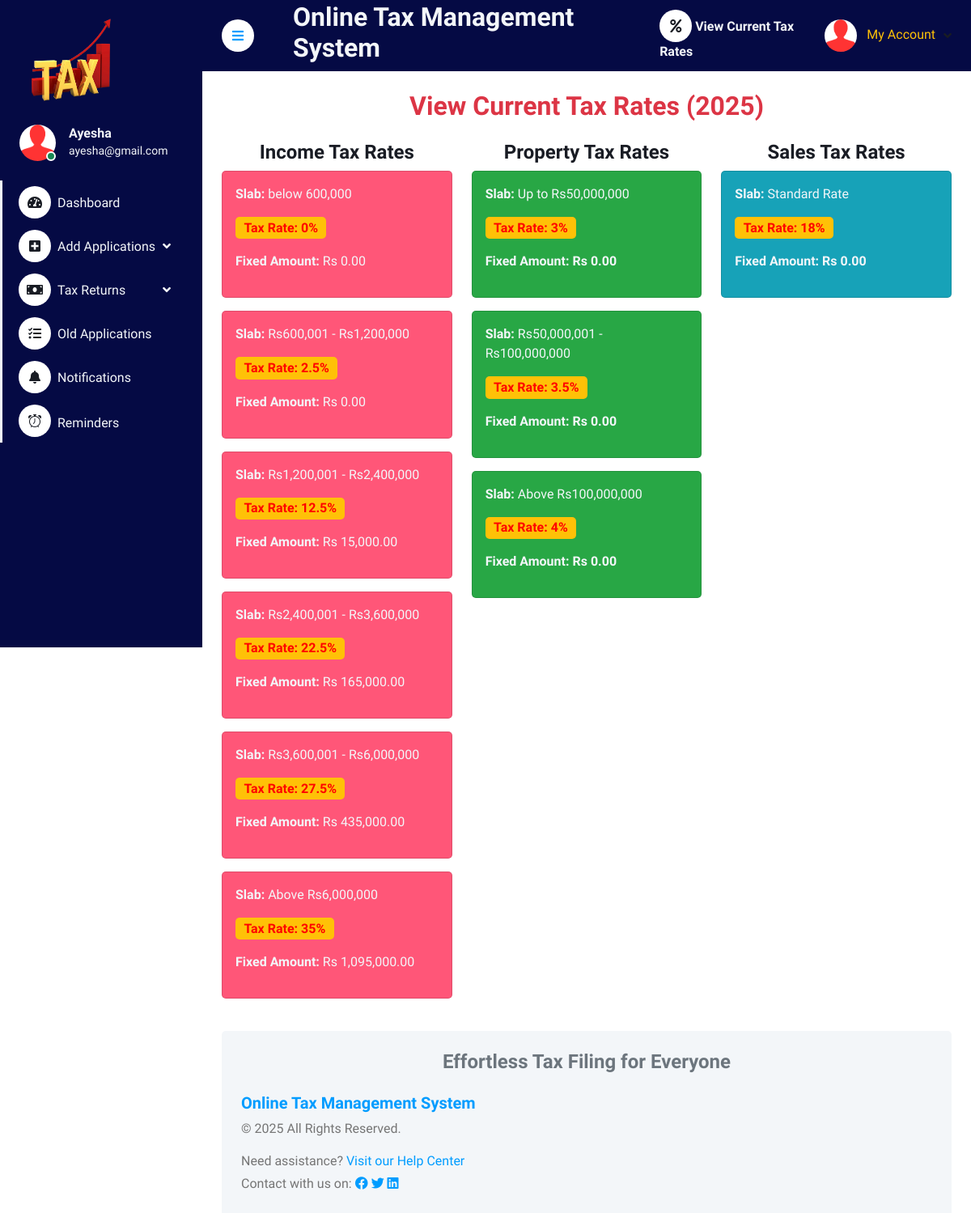
/user/view_rates.php (signed in), run on the app's committed database.
### tables this page shows
CREATE TABLE `tbluser` (
  `ID` int(5) NOT NULL,
  `FullName` varchar(250) DEFAULT NULL,
  `MobileNumber` bigint(10) DEFAULT NULL,
  `Email` varchar(250) DEFAULT NULL,
  `Password` varchar(250) DEFAULT NULL,
  `RegDate` timestamp NULL DEFAULT current_timestamp()
);

CREATE TABLE `tbltaxrates` (
  `id` int(11) NOT NULL,
  `tax_category` varchar(50) NOT NULL,
  `slab_description` varchar(255) NOT NULL,
  `rate` decimal(5,3) NOT NULL,
  `fixed_amount` decimal(15,2) DEFAULT 0.00,
  `AdminID` int(11) DEFAULT NULL
);

### user/view_rates.php (the view, shortened to what this page needs)
<?php
include('includes/dbconnection.php');
?>
<!DOCTYPE html>
<html lang="en">
<head>
    <link href="https://cdnjs.cloudflare.com/ajax/libs/font-awesome/5.10.0/css/all.min.css" rel="stylesheet">
    <link href="https://cdn.jsdelivr.net/npm/bootstrap-icons@1.4.1/font/bootstrap-icons.css" rel="stylesheet">
    <link href="css/bootstrap.min.css" rel="stylesheet">
    <link href="css/style.css" rel="stylesheet">
</head>
<body>
    <div class="container-fluid position-relative bg-white d-flex p-0">
        <?php include_once('includes/sidebar.php'); ?>
        <div class="content">
            <?php include_once('includes/header.php'); ?>
            <div class="container-fluid pt-4 px-4">
                <h2 class="text-center text-danger mb-4">View Current Tax Rates (<?php echo date("Y"); ?>)</h2>
                <div class="row">
                    <div class="col-md-4">
                        <h4 class="text-center">Income Tax Rates</h4>
                        <?php
                        $stmt = $dbh->prepare("SELECT * FROM tbltaxrates WHERE tax_category = 'Income Tax'");
                        $stmt->execute();
                        while ($row = $stmt->fetch(PDO::FETCH_ASSOC)) {
                            echo "<div class='card bg-primary mb-3 text-light'>
                                    <div class='card-body'>
                                        <p><strong>Slab:</strong> {$row['slab_description']}</p>
                                        <p class='rate-text badge bg-warning'><strong>Tax Rate: " . ($row['rate'] * 100) . "%</strong></p>
                                        <p><strong>Fixed Amount:</strong> Rs " . number_format($row['fixed_amount'], 2) . "</p>
                                    </div>
                                  </div>";
                        }
                        ?>
                    </div>
                    <div class="col-md-4">
                        <h4 class="text-center">Property Tax Rates</h4>
                        <?php
                        $stmt = $dbh->prepare("SELECT * FROM tbltaxrates WHERE tax_category = 'Property Tax'");
                        $stmt->execute();
                        while ($row = $stmt->fetch(PDO::FETCH_ASSOC)) {
                            echo "<div class='card bg-success mb-3 text-light'>
                                    <div class='card-body'>
                                        <p><strong>Slab:</strong> {$row['slab_description']}</p>
                                        <p class='rate-text badge bg-warning'><strong>Tax Rate:</strong> " . ($row['rate'] * 100) . "%</p>
                                        <p><strong>Fixed Amount: Rs " . number_format($row['fixed_amount'], 2) . "</strong></p>
                                    </div>
                                  </div>";
                        }
                        ?>
                    </div>
                    <div class="col-md-4">
                        <h4 class="text-center">Sales Tax Rates</h4>
                        <?php
                        $stmt = $dbh->prepare("SELECT * FROM tbltaxrates WHERE tax_category = 'Sales Tax'");
                        $stmt->execute();
                        while ($row = $stmt->fetch(PDO::FETCH_ASSOC)) {
                            echo "<div class='card bg-info mb-3 text-light'>
                                    <div class='card-body'>
                                        <p><strong>Slab:</strong> {$row['slab_description']}</p>
                                        <p class='rate-text badge bg-warning'><strong>Tax Rate:</strong> " . ($row['rate'] * 100) . "%</p>
                                        <p><strong>Fixed Amount: Rs " . number_format($row['fixed_amount'], 2) . "</strong></p>
                                    </div>
                                  </div>";
                        }
                        ?>
                    </div>
                </div>
            </div>
            <?php include_once('includes/footer.php'); ?>
        </div>
    </div>
</body>
</html>

### user/includes/sidebar.php (shortened to what this page needs)
<div class="sidebar pe-4 pb-3" style="background-color: #050A44;">
    <nav class="navbar bg-transparent navbar-light">
        <a href="dashboard.php" class="navbar-brand mx-4 mb-3">
            <img src="../assets/img/logo1.png" alt="Logo" style="height: 120px; width: 130px;">
        </a>
        <div class="d-flex align-items-center ms-4 mb-4">
            <div class="position-relative">
                <img class="rounded-circle" src="img/user.jpg" alt="User" style="width: 45px; height: 45px;">
                <div class="bg-success rounded-circle border border-2 border-white position-absolute end-0 bottom-0 p-1"></div>
            </div>
            <div class="ms-3 text-light">
                <?php
                $uid=$_SESSION['ocasuid'];
                $sql="SELECT * FROM tbluser WHERE ID=:uid";
                $query = $dbh->prepare($sql);
                $query->bindParam(':uid', $uid, PDO::PARAM_STR);
                $query->execute();
                $results=$query->fetchAll(PDO::FETCH_OBJ);
                if ($query->rowCount() > 0) {
                    foreach ($results as $row) {
                ?>
                <h6 class="mb-0 text-light"><?php echo $row->FullName; ?></h6>
                <small><?php echo $row->Email; ?></small>
                <?php }} ?>
            </div>
        </div>
        <div class="navbar-nav w-100 text-light">
            <a href="dashboard.php" class="nav-item nav-link text-light"><i class="fa fa-tachometer-alt me-2 text-dark"></i>Dashboard</a>
            <div class="nav-item dropdown">
                <a href="#" class="nav-link dropdown-toggle text-light" data-bs-toggle="dropdown"><i class="fas fa-plus-square me-2 text-dark"></i>Add Applications</a>
            </div>
            <div class="nav-item dropdown">
                <a href="#" class="nav-link dropdown-toggle text-light" data-bs-toggle="dropdown"><i class="fa fa-money-bill me-2 text-dark"></i>Tax Returns</a>
            </div>
            <div class="nav-item dropdown">
                <a href="manageincometax.php" class="nav-link text-light"><i class="fas fa-tasks me-2 text-dark"></i>Old Applications</a>
            </div>
            <div class="nav-item">
                <a href="viewnotifications.php" class="nav-item nav-link text-light"><i class="fas fa-bell me-2 text-dark"></i>Notifications</a>
            </div>
            <div class="nav-item">
                <a href="view_Alerts.php" class="nav-item nav-link text-light"><i class="bi bi-alarm me-2 text-dark"></i>Reminders</a>
            </div>
        </div>
    </nav>
</div>

### user/includes/header.php (shortened to what this page needs)
<nav class="navbar navbar-expand sticky-top px-4 py-0" style="background-color: #050A44">
    <a href="#" class="sidebar-toggler flex-shrink-0 me-4">
        <i class="fa fa-bars"></i>
    </a>
    <h2 class="text-light ms-4">Online Tax Management System</h2>
    <div class="navbar-nav align-items-center ms-auto">
        <div class="nav-item">
            <a href="view_rates.php" class="nav-link fw-bold text-light"><i class="fas fa-percent text-dark"></i>
            View Current Tax Rates
            </a>
        </div>
        <div class="nav-item dropdown">
            <a href="#" class="nav-link dropdown-toggle" data-bs-toggle="dropdown">
                <img class="rounded-circle me-lg-2" src="img/user.jpg" alt="" style="width: 40px; height: 40px;">
                <?php
                $uid = $_SESSION['ocasuid'];
                $sql = "SELECT * from tbluser where ID=:uid";
                $query = $dbh->prepare($sql);
                $query->bindParam(':uid', $uid, PDO::PARAM_STR);
                $query->execute();
                $results = $query->fetchAll(PDO::FETCH_OBJ);
                $cnt = 1;
                if ($query->rowCount() > 0) {
                    foreach ($results as $row) {
                ?>
                <span class="d-none d-lg-inline-flex text-warning">My Account</span>
                <?php $cnt = $cnt + 1; }} ?>
            </a>
        </div>
    </div>
</nav>

### user/css/style.css (style rules this page uses)
:root { --primary: #009CFF; --light: #F3F6F9; --dark: #191C24; }
.sidebar { position: fixed; top: 0; left: 0; bottom: 0; width: 250px; height: 100vh; overflow-y: auto; background: var(--light); transition: 0.5s; z-index: 999; }
.content { margin-left: 250px; min-height: 100vh; background: #FFFFFF; transition: 0.5s; }
@media (min-width: 992px) { .sidebar { margin-left: 0; } }
@media (min-width: 992px) { .content { width: calc(100% - 250px); } }
.sidebar .navbar .navbar-nav .nav-link { padding: 7px 20px; color: var(--dark); font-weight: 500; border-left: 3px solid var(--light); border-radius: 0 30px 30px 0; outline: none; }
.sidebar .navbar .navbar-nav .nav-link i { width: 40px; height: 40px; display: inline-flex; align-items: center; justify-content: center; background: #FFFFFF; border-radius: 40px; }
.sidebar .navbar .dropdown-toggle::after { position: absolute; top: 15px; right: 15px; border: none; content: "\f107"; font-family: "Font Awesome 5 Free"; font-weight: 900; transition: .5s; }
.content .navbar .navbar-nav .nav-link { margin-left: 25px; padding: 12px 0; color: var(--dark); outline: none; }
.content .navbar .sidebar-toggler, .content .navbar .navbar-nav .nav-link i { width: 40px; height: 40px; display: inline-flex; align-items: center; justify-content: center; background: #FFFFFF; border-radius: 40px; }
.content .navbar .dropdown-toggle::after { margin-left: 6px; vertical-align: middle; border: none; content: "\f107"; font-family: "Font Awesome 5 Free"; font-weight: 900; transition: .5s; }

### user/view_rates.php (style rules this page uses)
.card.bg-primary { background-color: #ff5678 !important; }
.card.bg-success { background-color: #28a745 !important; }
.card.bg-info { background-color: #17a2b8 !important; }
.rate-text { color: red; font-weight: bold; font-size: 1em; ; }

### user/includes/sidebar.php (style rules this page uses)
.sidebar { min-height: 100vh; }

### data on the page
tbluser: FullName "Ayesha", Email "ayesha@gmail.com"
tbltaxrates: slab_description "below 600,000", $row['rate']*100 "0", fixed_amount "0.00"
tbltaxrates: slab_description "Rs600,001 - Rs1,200,000", $row['rate']*100 "2.5", fixed_amount "0.00"
tbltaxrates: slab_description "Rs1,200,001 - Rs2,400,000", $row['rate']*100 "12.5", fixed_amount "15,000.00"
tbltaxrates: slab_description "Rs2,400,001 - Rs3,600,000", $row['rate']*100 "22.5", fixed_amount "165,000.00"
tbltaxrates: slab_description "Rs3,600,001 - Rs6,000,000", $row['rate']*100 "27.5", fixed_amount "435,000.00"
tbltaxrates: slab_description "Above Rs6,000,000", $row['rate']*100 "35", fixed_amount "1,095,000.00"
tbltaxrates: slab_description "Up to Rs50,000,000", $row['rate']*100 "3", fixed_amount "0.00"
tbltaxrates: slab_description "Rs50,000,001 - Rs100,000,000", $row['rate']*100 "3.5", fixed_amount "0.00"
tbltaxrates: slab_description "Above Rs100,000,000", $row['rate']*100 "4", fixed_amount "0.00"
tbltaxrates: slab_description "Standard Rate", $row['rate']*100 "18", fixed_amount "0.00"
